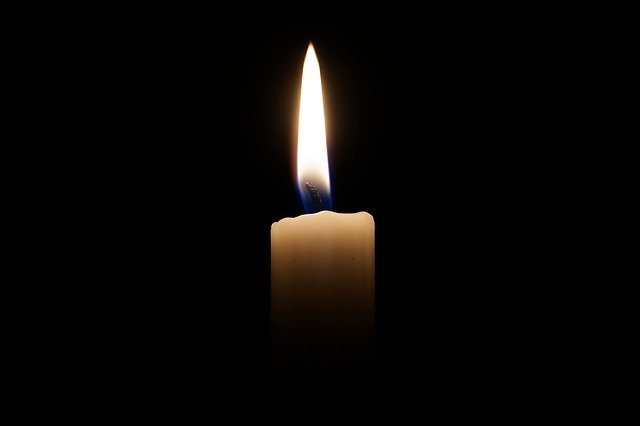
#> input picture Processamento de imagens/figures/vela.jpg, 640 x 426 px
$ python Exercicio1.py
#> lines starting #> are read from the running program, lines starting #| are printed output that depends on the picture
### importação da biblioteca opencv e matplotlib
import cv2
import matplotlib.pyplot as plt
import numpy as np

candle = cv2.imread('../figures/vela.jpg')
#> candle is the input picture: shape (426, 640, 3); mean B, G, R 5.2, 6.7, 8.5
candle = cv2.cvtColor(candle, cv2.COLOR_BGR2GRAY)
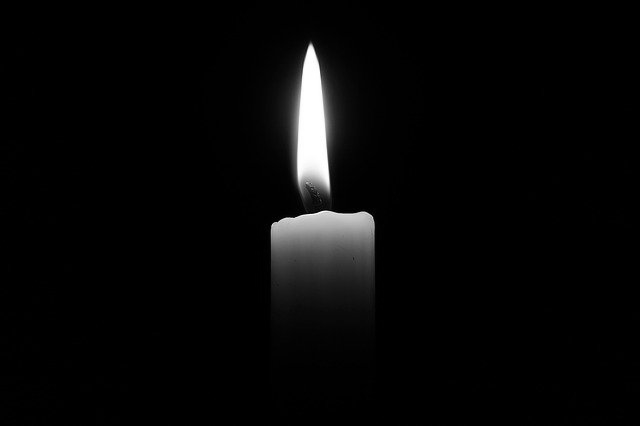
#> candle: shape (426, 640); min 0, max 255, mean 7.1

#recortando e mostrando a imagem
cropped_candle = candle[35:380, 265:380]
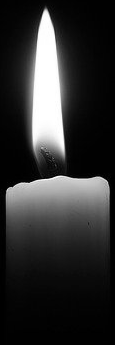
#> cropped_candle: shape (345, 115); min 0, max 255, mean 47.9
plt.imshow(cropped_candle, cmap='gray')
plt.show()

imagem_equalizada = cv2.equalizeHist(cropped_candle)
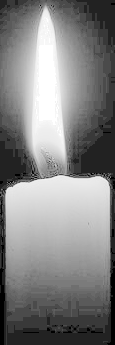
#> imagem_equalizada: shape (345, 115); min 0, max 255, mean 130
plt.imshow(imagem_equalizada, cmap='gray')
plt.show()

#Criação do histograma
h = cv2.calcHist([cropped_candle], [0], None, [256], [0, 256])
#> h = 256 values, max 5185 at index 1, min 5 at index 217, mean 155
plt.figure()
plt.title("Sem equalização")
plt.xlabel("Intensidade")
plt.ylabel("Quantidade de Pixels")
plt.plot(h)
plt.xlim([0, 256])
plt.show()
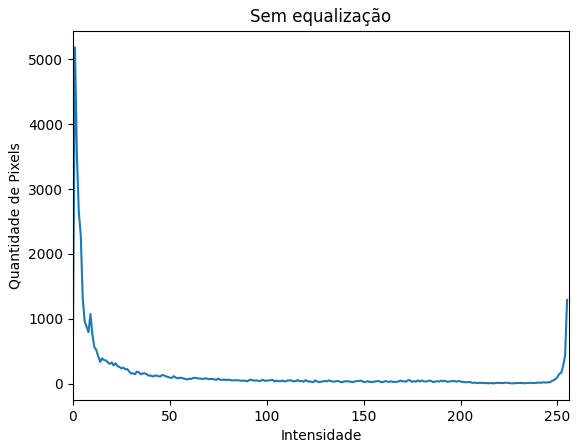
#> figure drawn by matplotlib, 1 panel; curve peaks at x = 1, y = 5185

h = cv2.calcHist([imagem_equalizada], [0], None, [256], [0, 256])
#> h = 256 values, max 5185 at index 34, min 0 at index 1, mean 155
plt.figure()
plt.title("Com equalização")
plt.xlabel("Intensidade")
plt.ylabel("Quantidade de Pixels")
plt.plot(h)
plt.xlim([0, 256])
plt.show()
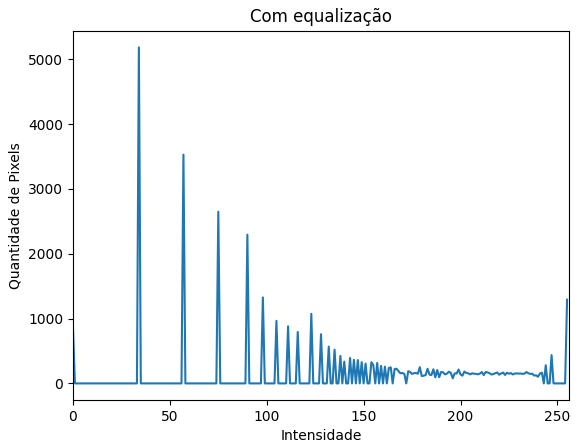
#> figure drawn by matplotlib, 1 panel; curve peaks at x = 34, y = 5185
